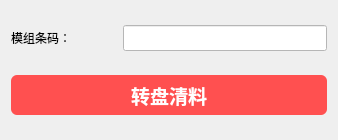
<?xml version="1.0" encoding="UTF-8"?>
<ui version="4.0">
 <class>WidgetSingleTest</class>
 <widget class="QWidget" name="WidgetSingleTest">
  <property name="geometry">
   <rect>
    <x>0</x>
    <y>0</y>
    <width>338</width>
    <height>140</height>
   </rect>
  </property>
  <property name="windowTitle">
   <string>Form</string>
  </property>
  <layout class="QVBoxLayout" name="verticalLayout">
   <property name="spacing">
    <number>10</number>
   </property>
   <item>
    <layout class="QHBoxLayout" name="horizontalLayout_13" stretch="1,2">
     <item>
      <widget class="QLabel" name="label_11">
       <property name="text">
        <string>模组条码：</string>
       </property>
      </widget>
     </item>
     <item>
      <widget class="QLineEdit" name="editBarCodeAuto1">
       <property name="minimumSize">
        <size>
         <width>0</width>
         <height>25</height>
        </size>
       </property>
       <property name="font">
        <font>
         <pointsize>11</pointsize>
        </font>
       </property>
       <property name="styleSheet">
        <string notr="true">background-color: rgb(255, 255, 255);</string>
       </property>
       <property name="alignment">
        <set>Qt::AlignCenter</set>
       </property>
       <property name="readOnly">
        <bool>false</bool>
       </property>
      </widget>
     </item>
    </layout>
   </item>
   <item>
    <widget class="QPushButton" name="btnEndProduct">
     <property name="minimumSize">
      <size>
       <width>0</width>
       <height>40</height>
      </size>
     </property>
     <property name="font">
      <font>
       <pointsize>14</pointsize>
       <weight>75</weight>
       <bold>true</bold>
      </font>
     </property>
     <property name="styleSheet">
      <string notr="true">QPushButton{background-color: rgb(255, 80, 80); color: white; border-radius: 6px;} QPushButton:hover{background-color: rgb(220, 60, 60);}</string>
     </property>
     <property name="text">
      <string>转盘清料</string>
     </property>
    </widget>
   </item>
  </layout>
 </widget>
 <resources/>
 <connections/>
</ui>
